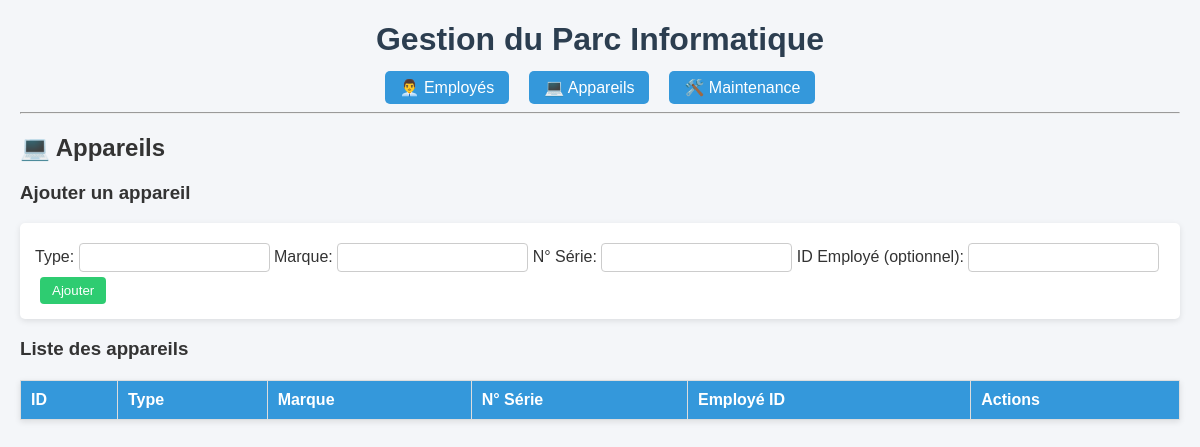
/devices, run on an earlier commit of the app's database.
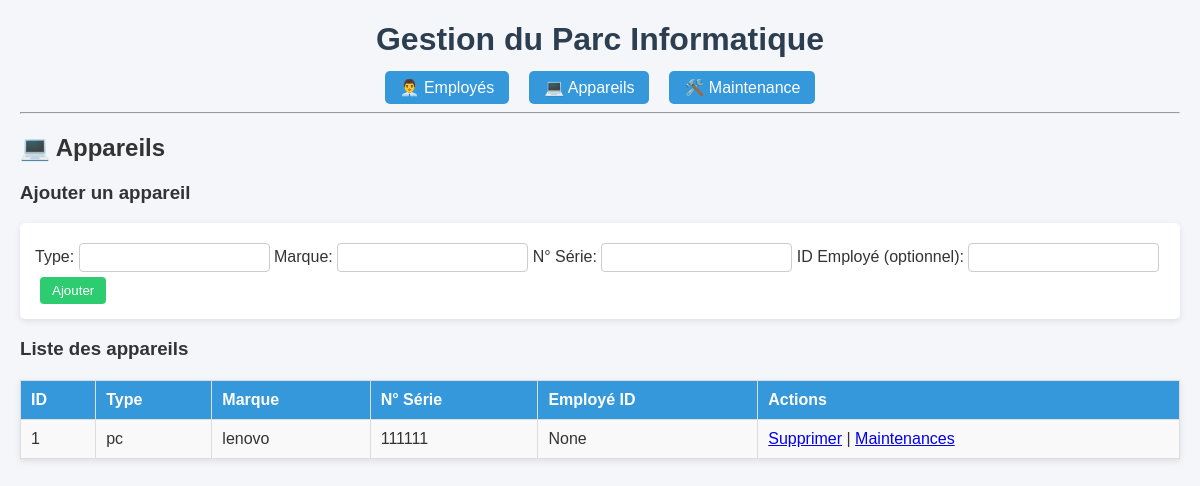
And on a later commit of the database.
### tables this page shows
CREATE TABLE devices (
            id INTEGER PRIMARY KEY AUTOINCREMENT,
            type TEXT NOT NULL,
            brand TEXT,
            serial_number TEXT UNIQUE,
            employee_id INTEGER,
            FOREIGN KEY (employee_id) REFERENCES employees(id)
        );

### web/app.py (the view, shortened to what this page needs)
@app.route("/devices", methods=["GET", "POST"])
def devices():
    devs = list_devices(return_data=True)
    return render_template("devices.html", devices=devs)

### Models/models.py (called while the page is built, shortened)
def _get_conn():
    conn = sqlite3.connect(DB_PATH)
    conn.execute("PRAGMA foreign_keys = ON")
    return conn

def list_devices(return_data=False):
    conn = _get_conn()
    cur = conn.cursor()
    cur.execute(
        "SELECT id, type, brand, serial_number, employee_id FROM devices ORDER BY id"
    )
    rows = cur.fetchall()
    conn.close()
    if return_data:
        return rows

### web/templates/devices.html
{% extends "base.html" %}
{% block content %}
<h2>💻 Appareils</h2>
<h3>Ajouter un appareil</h3>
<form method="post">
  Type: <input type="text" name="dtype" required>
  Marque: <input type="text" name="brand" required>
  N° Série: <input type="text" name="serial" required>
  ID Employé (optionnel): <input type="number" name="employee_id">
  <button type="submit">Ajouter</button>
</form>
<h3>Liste des appareils</h3>
<table>
  <tr>
    <th>ID</th>
    <th>Type</th>
    <th>Marque</th>
    <th>N° Série</th>
    <th>Employé ID</th>
    <th>Actions</th>
  </tr>
  {% for d in devices %}
  <tr>
    <td>{{ d[0] }}</td>
    <td>{{ d[1] }}</td>
    <td>{{ d[2] }}</td>
    <td>{{ d[3] }}</td>
    <td>{{ d[4] }}</td>
    <td>
      <a href="{{ url_for('delete_dev', dev_id=d[0]) }}">Supprimer</a> |
      <a href="{{ url_for('maintenance', device_id=d[0]) }}">Maintenances</a>
    </td>
  </tr>
  {% endfor %}
</table>
{% endblock %}

What changed in the data, as far as the page shows it:
added devices: id "1", type "pc", brand "lenovo", serial_number "111111", d "None"
